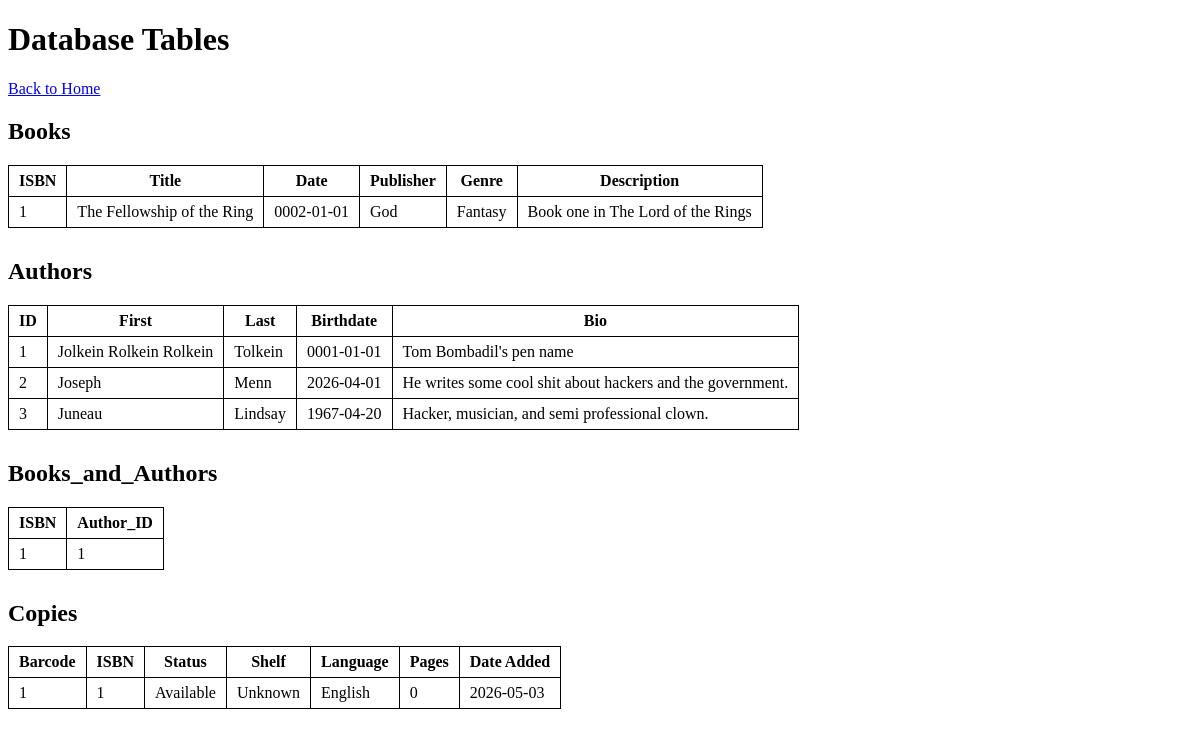
/tables, run on an earlier commit of the app's database.
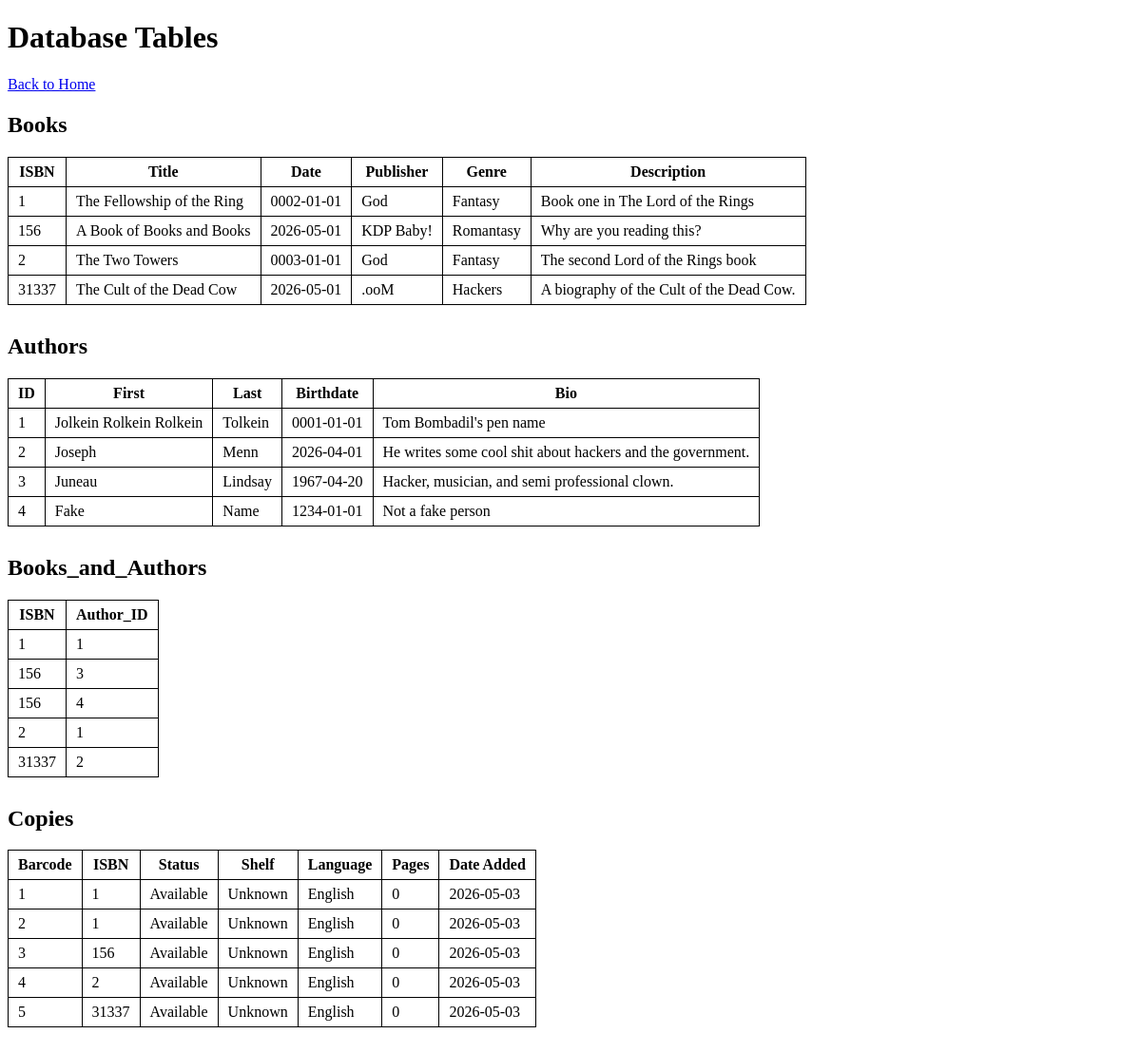
And on a later commit of the database.
### tables this page shows
CREATE TABLE Books (
            ISBN TEXT PRIMARY KEY,
            Title TEXT NOT NULL,
            Date_Pub TEXT,
            Publisher TEXT,
            Genre TEXT,
            Description TEXT
        );

CREATE TABLE Authors (
            Author_ID INTEGER PRIMARY KEY AUTOINCREMENT,
            First_Name TEXT,
            Last_Name TEXT,
            Birthdate TEXT,
            Biography TEXT
        );

CREATE TABLE Books_and_Authors (
            ISBN TEXT,
            Author_ID INTEGER,
            FOREIGN KEY (ISBN) REFERENCES Books (ISBN),
            FOREIGN KEY (Author_ID) REFERENCES Authors (Author_ID)
        );

CREATE TABLE Copies (
            Barcode INTEGER PRIMARY KEY AUTOINCREMENT,
            ISBN TEXT,
            Status TEXT CHECK (Status IN ('Available', 'Checked Out', 'Lost', 'Maintenance', 'On Hold')),
            Shelf TEXT,
            Language TEXT,
            Page_Count INTEGER,
            Date_Added TEXT,
            Checkouts INTEGER DEFAULT 0,
            FOREIGN KEY (ISBN) REFERENCES Books (ISBN)
        );

### app.py (the view)
@app.route('/tables')
def show_tables():
    conn = get_db_connection()
    books = conn.execute('SELECT * FROM Books').fetchall()
    authors = conn.execute('SELECT * FROM Authors').fetchall()
    books_authors = conn.execute('SELECT * FROM Books_and_Authors').fetchall()
    copies = conn.execute('SELECT * FROM Copies').fetchall()
    conn.close()
    return render_template(
        'show_tables.html',
        books=books,
        authors=authors,
        books_authors=books_authors,
        copies=copies
    )

### app.py (called while the page is built)
def get_db_connection():
    conn = sqlite3.connect('database.db')
    conn.row_factory = sqlite3.Row
    return conn

### templates/show_tables.html (shortened to what this page needs)
<!DOCTYPE html>
<html>
<head>
</head>
<body>
<h1>Database Tables</h1>
<a href="/">Back to Home</a>
<h2>Books</h2>
<table>
    <tr>
        <th>ISBN</th><th>Title</th><th>Date</th><th>Publisher</th><th>Genre</th><th>Description</th>
    </tr>
    {% for b in books %}
    <tr>
        <td>{{ b['ISBN'] }}</td>
        <td>{{ b['Title'] }}</td>
        <td>{{ b['Date_Pub'] }}</td>
        <td>{{ b['Publisher'] }}</td>
        <td>{{ b['Genre'] }}</td>
        <td>{{ b['Description'] }}</td>
    </tr>
    {% endfor %}
</table>
<h2>Authors</h2>
<table>
    <tr>
        <th>ID</th><th>First</th><th>Last</th><th>Birthdate</th><th>Bio</th>
    </tr>
    {% for a in authors %}
    <tr>
        <td>{{ a['Author_ID'] }}</td>
        <td>{{ a['First_Name'] }}</td>
        <td>{{ a['Last_Name'] }}</td>
        <td>{{ a['Birthdate'] }}</td>
        <td>{{ a['Biography'] }}</td>
    </tr>
    {% endfor %}
</table>
<h2>Books_and_Authors</h2>
<table>
    <tr>
        <th>ISBN</th><th>Author_ID</th>
    </tr>
    {% for ba in books_authors %}
    <tr>
        <td>{{ ba['ISBN'] }}</td>
        <td>{{ ba['Author_ID'] }}</td>
    </tr>
    {% endfor %}
</table>
<h2>Copies</h2>
<table>
    <tr>
        <th>Barcode</th><th>ISBN</th><th>Status</th><th>Shelf</th>
        <th>Language</th><th>Pages</th><th>Date Added</th>
    </tr>
    {% for c in copies %}
    <tr>
        <td>{{ c['Barcode'] }}</td>
        <td>{{ c['ISBN'] }}</td>
        <td>{{ c['Status'] }}</td>
        <td>{{ c['Shelf'] }}</td>
        <td>{{ c['Language'] }}</td>
        <td>{{ c['Page_Count'] }}</td>
        <td>{{ c['Date_Added'] }}</td>
    </tr>
    {% endfor %}
</table>
</body>
</html>

### templates/show_tables.html (style rules this page uses)
table { border-collapse: collapse; margin-bottom: 30px; }
th, td { border: 1px solid black; padding: 6px 10px; }

What changed in the data, as far as the page shows it:
added Books: ISBN "156", Title "A Book of Books and Books", Date_Pub "2026-05-01", Publisher "KDP Baby!", Genre "Romantasy", Description "Why are you reading this?"
added Books: ISBN "2", Title "The Two Towers", Date_Pub "0003-01-01", Publisher "God", Genre "Fantasy", Description "The second Lord of the Rings book"
added Books: ISBN "31337", Title "The Cult of the Dead Cow", Date_Pub "2026-05-01", Publisher ".ooM", Genre "Hackers", Description "A biography of the Cult of the Dead Cow."
added Authors: Author_ID "4", First_Name "Fake", Last_Name "Name", Birthdate "1234-01-01", Biography "Not a fake person"
added Books_and_Authors: ISBN "156", Author_ID "3"
added Books_and_Authors: ISBN "156", Author_ID "4"
added Books_and_Authors: ISBN "2", Author_ID "1"
added Books_and_Authors: ISBN "31337", Author_ID "2"
added Copies: Barcode "2", ISBN "1", Status "Available", Shelf "Unknown", Language "English", Page_Count "0", Date_Added "2026-05-03"
added Copies: Barcode "3", ISBN "156", Status "Available", Shelf "Unknown", Language "English", Page_Count "0", Date_Added "2026-05-03"
added Copies: Barcode "4", ISBN "2", Status "Available", Shelf "Unknown", Language "English", Page_Count "0", Date_Added "2026-05-03"
added Copies: Barcode "5", ISBN "31337", Status "Available", Shelf "Unknown", Language "English", Page_Count "0", Date_Added "2026-05-03"
